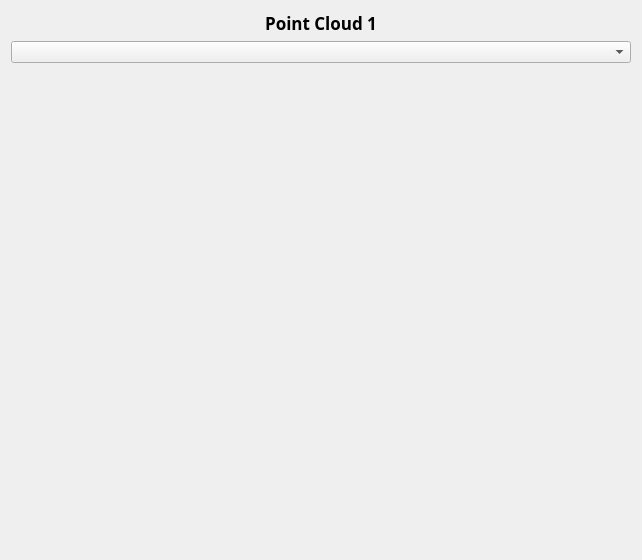
     <widget class="QWidget" name="widget" native="true">
      <layout class="QVBoxLayout" name="verticalLayout_6">
       <property name="sizeConstraint">
        <enum>QLayout::SetNoConstraint</enum>
       </property>
       <item>
        <widget class="QLabel" name="label_4">
         <property name="font">
          <font>
           <family>Ubuntu Mono</family>
           <pointsize>13</pointsize>
           <bold>true</bold>
          </font>
         </property>
         <property name="text">
          <string>&lt;html&gt;&lt;head/&gt;&lt;body&gt;&lt;p&gt;Point Cloud &lt;span style=&quot; font-weight:600;&quot;&gt;1&lt;/span&gt;&lt;/p&gt;&lt;/body&gt;&lt;/html&gt;</string>
         </property>
         <property name="alignment">
          <set>Qt::AlignCenter</set>
         </property>
        </widget>
       </item>
       <item>
        <layout class="QHBoxLayout" name="horizontalLayout">
         <item>
          <widget class="QComboBox" name="cb_RAW">
           <property name="currentText">
            <string/>
           </property>
           <property name="minimumContentsLength">
            <number>0</number>
           </property>
          </widget>
         </item>
        </layout>
       </item>
       <item>
        <widget class="QVTKOpenGLStereoWidget" name="qvtkWidget" native="true">
         <property name="sizePolicy">
          <sizepolicy hsizetype="Expanding" vsizetype="Expanding">
           <horstretch>50</horstretch>
           <verstretch>0</verstretch>
          </sizepolicy>
         </property>
         <property name="minimumSize">
          <size>
           <width>620</width>
           <height>480</height>
          </size>
         </property>
        </widget>
       </item>
      </layout>
     </widget>
